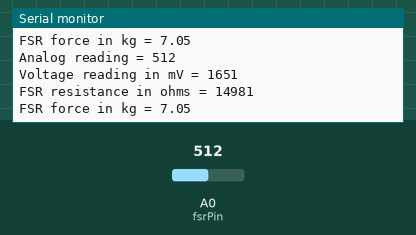
A sketch run on a simulated Arduino Uno, built with avr-gcc and run on an emulated ATmega328P. On the bench: the last lines printed to the serial monitor. The test bench sets the inputs (shaded band); at power-on: A0 (fsrPin) = 512.

Above: at 1.8 s.
1.9 s: A0 (fsrPin) set to 0
At 2.5 s:
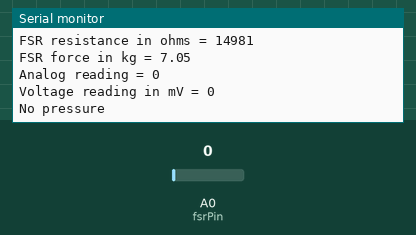
4.6 s: A0 (fsrPin) set to 1023
At 6.0 s:
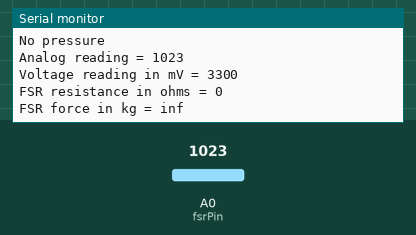
Timing chart, 0 to 7.6 s (numbered marks = the images above; inputs shaded):
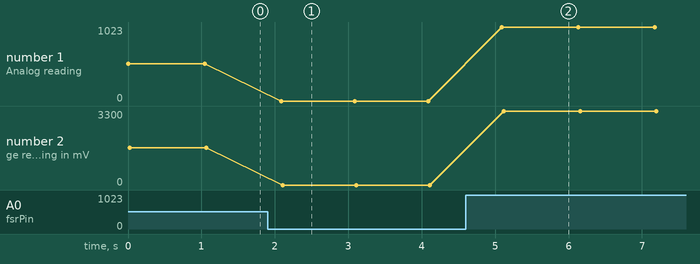

Measured:
- after the input at 1.9 s, the serial monitor: prints a new line after 0.19 s (image 1)
- after the input at 4.6 s, the serial monitor: prints a new line after 0.49 s (image 2)
- plotted number 1: 512 → 0 after the input at 1.9 s, 0 → 1023 after the input at 4.6 s
- plotted number 2: 1651 → 0 after the input at 1.9 s, 0 → 3300 after the input at 4.6 s

The sketch:

FSR.ino
```cpp
/* FSR testing sketch.

Connect one end of FSR to power, the other end to Analog 0.
Then connect one end of a 10K resistor from Analog 0 to ground

For more information see www.ladyada.net/learn/sensors/fsr.html */
// https://datasheet.lcsc.com/lcsc/1912111437_LEANSTAR-MD30-60-20kg_C406745.pdf

int fsrPin = 0;     // the FSR and 10K pulldown are connected to a0
int fsrReading;     // the analog reading from the FSR resistor divider
int fsrVoltage;     // the analog reading converted to voltage
unsigned long fsrResistance;  // The voltage converted to resistance, can be very big so make "long"
unsigned long extra_buffer_R;
unsigned long fsrConductance;
long fsrForce;       // Finally, the resistance converted to force
float fsrForce_kg;

void setup(void) {
  Serial.begin(9600);   // We'll send debugging information via the Serial monitor
}

void loop(void) {
  fsrReading = analogRead(fsrPin);
  Serial.print("Analog reading = ");
  Serial.println(fsrReading);

  // analog voltage reading ranges from about 0 to 1023 which maps to 0V to 5V (= 5000mV)
  fsrVoltage = map(fsrReading, 0, 1023, 0, 3300);
  Serial.print("Voltage reading in mV = ");
  Serial.println(fsrVoltage);

  if (fsrVoltage == 0) {
    Serial.println("No pressure");
    //Serial.println("0");
  } else {
    // The voltage = Vcc * R / (R + FSR) where R = 10K and Vcc = 5V
    // so FSR = ((Vcc - V) * R) / V        yay math!
    fsrResistance = 3300 - fsrVoltage;     // fsrVoltage is in millivolts so 5V = 5000mV
    extra_buffer_R = 5000; // adjust this as needed
    fsrResistance *= 10000 + extra_buffer_R;                // 10K resistor
    fsrResistance /= fsrVoltage;
    Serial.print("FSR resistance in ohms = ");
    Serial.println(fsrResistance);

    if (fsrResistance < 30000) {
      fsrForce_kg = 146591*pow((fsrResistance/1000), -1.15);
      Serial.print("FSR force in kg = ");
      Serial.println(fsrForce_kg/1000);
    } else {
      fsrForce_kg = -38*(fsrResistance/1000) + 4235;
      Serial.print("FSR force in kg = ");
      Serial.println(fsrForce_kg/1000);
    }
  }
  //Serial.println("--------------------");
  delay(1000);
}
```
